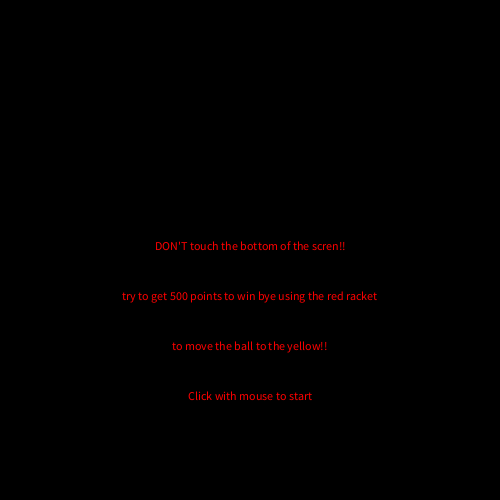
Frame 1 (no input)
Frame 60 (the mouse pressed at the canvas centre just before this capture): identical to frame 1, image omitted
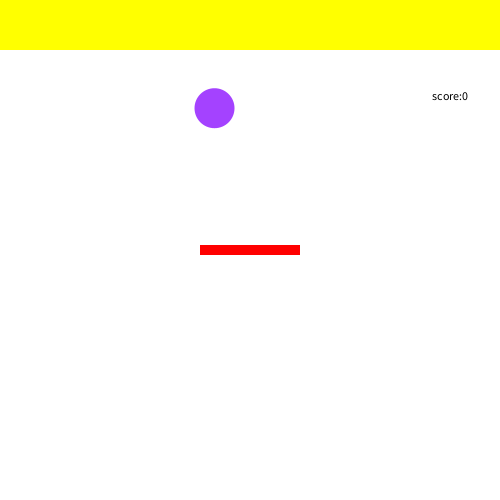
Frame 120 (the mouse held since frame 60 and released just before this capture)

The Processing sketch that drew these frames (run headless with seeded random() and noise(); from frame 60 on, the mouse is pressed at the canvas centre):

// Processing sketch: madison
// ── madison.pde
float gameScreen = 0;
int score = 0;
color ballColor = color(random(255),random(255),(255));
color rectColor = color(255,255,0);
color backgroundColor = color(255,255,255);
color racketColor = color(255, 0, 0);
float ballY = 250; 
float ballX = 250;
color youLose = color(255, 0, 0);

void setup() {
  size(500, 500);
  ballX=500;
  ballY=50;
}

void initScreen() {
  background(0);
  textAlign(CENTER);
  fill(255,0,0);
  text("DON'T touch the bottom of the scren!!", height/2, width/2);
  text ("try to get 500 points to win bye using the red racket",250,300);
  text ("to move the ball to the yellow!!",250,350);
  text ("Click with mouse to start",250,400);
}
void gameScreen() {

  drawBall();
  applyGravity();
  keepInScreen();
  Horizontal();
  drawRacket();
  racketbounce();
    if (ballY<50)
  { score+=1; 
}
 if (score>=500)
  {
    youWin();
  }
 if (ballY>=450)
 {
   score -= 1000;
 }
 if (score<=-1)
 {
   youLose();
 }

}
  
void draw() {
  
  background(backgroundColor);
  noStroke();
  fill(rectColor);
  rect(0,0,1000,100);
  fill(0);
  text("score:" + score, 450, 100);

  if (gameScreen == 0) {
    initScreen();
  } else if (gameScreen == 1) {
    gameScreen();
  }
  
}

void drawBall() 
{
  fill(ballColor);
  ellipse(ballX, ballY, ballSize, ballSize);
}



public void mousePressed() {
  
  if (gameScreen==0) {
    startGame();
  }
}
 
void startGame() {
  gameScreen=1;
}


//float ballX, ballY;
float ballSize = 40;




float airfriction = 0.000001;
float friction = 0.1;
float gravity = .25;
float ballSpeedVert = 0;

void applyGravity() {
  
  ballSpeedVert += gravity;
  ballY += ballSpeedVert;

  ballSpeedVert -= (ballSpeedVert * airfriction);
}
void bounceBottom(float surface) {

  ballSpeedVert -= (ballSpeedVert * friction);
  ballY = surface-(ballSize/2);
  ballSpeedVert*=-1;
}
void bounceTop(float surface) {

  ballSpeedVert -= (ballSpeedVert * friction);
  ballY = surface+(ballSize/2);
  ballSpeedVert*=-1;
}



void youWin()
{
  backgroundColor = color(0);
 ballColor = color(0);
 rectColor = color(0);
 racketColor = color(0);
 youLose = color(0);
  fill(255,0,0);
  text("YOU WIN", width/2, height/2);

  
 }


 void youLose()
  { 
 backgroundColor = color(0);
 ballColor = color(0);
 rectColor = color(0);
 racketColor = color(0);
  fill(youLose);
  text("YOU LOSE   GAME OVER ", width/2, height/2);

}

float Height = 10;
float Width = 100;


void drawRacket(){
  fill(racketColor);
  rectMode(CENTER);
  rect(mouseX, mouseY, Width, Height);
}



float racketbounceRate = 10;


void racketbounce() {
  float overhead = mouseY - mouseY;
  if ((ballX+(ballSize/2) > mouseX-(Width/2)) && (ballX-(ballSize/2) < mouseX+(Width/2))) {
    if (dist(ballX, ballY, ballX, mouseY)<=(ballSize/2)+abs(overhead)) {
      bounceBottom(mouseY);

      if (overhead<0) {
        ballY+=overhead;
        ballSpeedVert+=overhead;
      }
    }
}
}


float ballSpeedHorizon = 5;

void Horizontal(){
  ballX += ballSpeedHorizon;
  ballSpeedHorizon -= (ballSpeedHorizon * airfriction);
}
void makeBounceLeft(float surface){
  ballX = surface+(ballSize/2);
  ballSpeedHorizon*=-1;
  ballSpeedHorizon -= (ballSpeedHorizon * friction);
}
void makeBounceRight(float surface){
  ballX = surface-(ballSize/2);
  ballSpeedHorizon*=-1;
  ballSpeedHorizon -= (ballSpeedHorizon * friction);
}

void keepInScreen() {
  
  if (ballX-(ballSize/2) < 0){
    makeBounceLeft(0);
  }
  if (ballX+(ballSize/2) > width){
    makeBounceRight(width);
  }
   if (ballY+(ballSize/2) > height) { 
    bounceBottom(height);
  }

  if (ballY-(ballSize/2) < 0) {
    bounceTop(0);
  }
}
